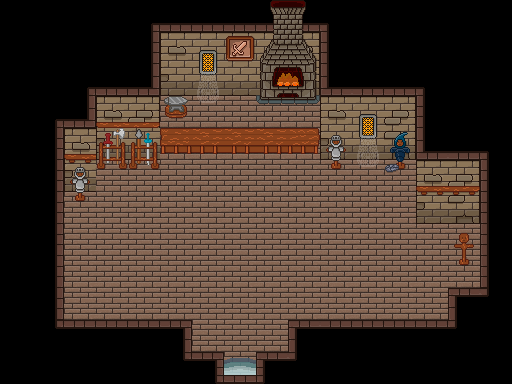

This game map was drawn from its Tiled (.tmx) file and the tilesets committed beside it. A one-line description and the trimmed map source follow:
An orthogonal 16x12 tile map with 32x32 px tiles, 5 tile layers (Background, Walls, Floor, Windows, ...) and 32 objects.

<map version="1.9" tiledversion="1.9.2" orientation="orthogonal" renderorder="right-down" width="16" height="12" tilewidth="32" tileheight="32" infinite="0" nextlayerid="9" nextobjectid="37">
 <tileset firstgid="1" name="Tileset_Interiors" tilewidth="32" tileheight="32" tilecount="380" columns="20">
  <image source="Tilesets/Tileset_Interiors.png" width="640" height="608" />
 </tileset>
 <layer id="1" name="Background" width="16" height="12">
  <properties>
   <property name="Draw" type="bool" value="true" />
  </properties>
  <data>[192 cells, 190 non-empty, 1 distinct tile ids]</data>
 </layer>
 <layer id="2" name="Walls" width="16" height="12">
  <properties>
   <property name="Draw" type="bool" value="true" />
  </properties>
  <data>[192 cells, 76 non-empty, 22 distinct tile ids]</data>
 </layer>
 <layer id="3" name="Floor" width="16" height="12">
  <properties>
   <property name="Draw" type="bool" value="true" />
  </properties>
  <data>[192 cells, 72 non-empty, 1 distinct tile ids]</data>
 </layer>
 <layer id="4" name="Windows" width="16" height="12">
  <properties>
   <property name="Draw" type="bool" value="true" />
  </properties>
  <data>[192 cells, 10 non-empty, 7 distinct tile ids]</data>
 </layer>
 <layer id="5" name="Furnitures" width="16" height="12">
  <properties>
   <property name="Draw" type="bool" value="true" />
  </properties>
  <data>[192 cells, 31 non-empty, 25 distinct tile ids]</data>
 </layer>
 <objectgroup id="6" name="Collisions">
  <object id="1" x="96.0216" y="160.331" width="63.989" height="0.0666667" />
  <object id="2" x="320.035" y="158.944" width="95.9675" height="0.0117187" />
  <object id="3" x="160.004" y="149.391" width="160.013" height="0.0338778" />
  <object id="4" x="64.0263" y="190.724" width="31.9893" height="0.0234375" />
  <object id="5" x="415.996" y="223.978" width="64.021" height="0.0201429" />
  <object id="6" x="64.0159" y="190.737" width="0.0078125" height="129.284" />
  <object id="7" x="480.023" y="223.975" width="0.0141286" height="64.0377" />
  <object id="8" x="448.023" y="288.01" width="32.0483" height="0.0078125" />
  <object id="9" x="448.021" y="288.016" width="0.03125" height="32.0384" />
  <object id="10" x="288.009" y="320.035" width="160.022" height="0.0379005" />
  <object id="11" x="64.0212" y="320.014" width="127.965" height="0.015625" />
  <object id="12" x="288.018" y="320.064" width="0.0234375" height="31.9538" />
  <object id="13" x="191.976" y="320.043" width="0.0078125" height="31.9981" />
  <object id="14" x="255.987" y="352.016" width="0.0269938" height="14.6569" />
  <object id="15" x="223.962" y="352.039" width="0.0222222" height="14.6398" />
  <object id="21" x="454.158" y="233.19" width="19.7444" height="31.9455" />
  <object id="23" x="331.008" y="159.012" width="10.0277" height="9.89723" />
  <object id="24" x="394.986" y="159.415" width="10.0277" height="9.89723" />
  <object id="25" x="75.168" y="191.051" width="10.0277" height="9.89723" />
  <object id="26" x="96.6225" y="160.375" width="8.39134" height="8.93763" />
  <object id="27" x="118.713" y="160.407" width="8.39134" height="8.9967" />
  <object id="28" x="128.895" y="160.391" width="8.39134" height="9.01233" />
  <object id="29" x="150.713" y="160.393" width="8.39134" height="9.10145" />
  <object id="30" x="384" y="164.125" width="14.875" height="7.875" />
  <object id="31" x="191.98" y="352.037" width="31.9932" height="0.0234375" />
  <object id="32" x="255.992" y="352.007" width="32.0284" height="0.0234375" />
  <object id="33" x="159.988" y="149.422" width="0.0234375" height="10.9616" />
  <object id="34" x="320.012" y="149.425" width="0.0234375" height="9.52801" />
  <object id="35" x="95.9961" y="160.365" width="0.0234375" height="30.3616" />
  <object id="36" x="415.994" y="158.947" width="0.0234375" height="65.0497" />
 </objectgroup>
 <objectgroup id="7" name="ExitForge">
  <properties>
   <property name="Type" type="int" value="11" />
  </properties>
  <object id="16" x="223.985" y="366.67" width="32.0309" height="0.053685">
   <properties>
    <property name="Type" type="int" value="11" />
   </properties>
  </object>
 </objectgroup>
 <objectgroup id="8" name="NPC2">
  <properties>
   <property name="Type" type="int" value="23" />
  </properties>
  <object id="19" x="224.667" y="149.323" width="30.6667" height="5.67705" />
 </objectgroup>
</map>
